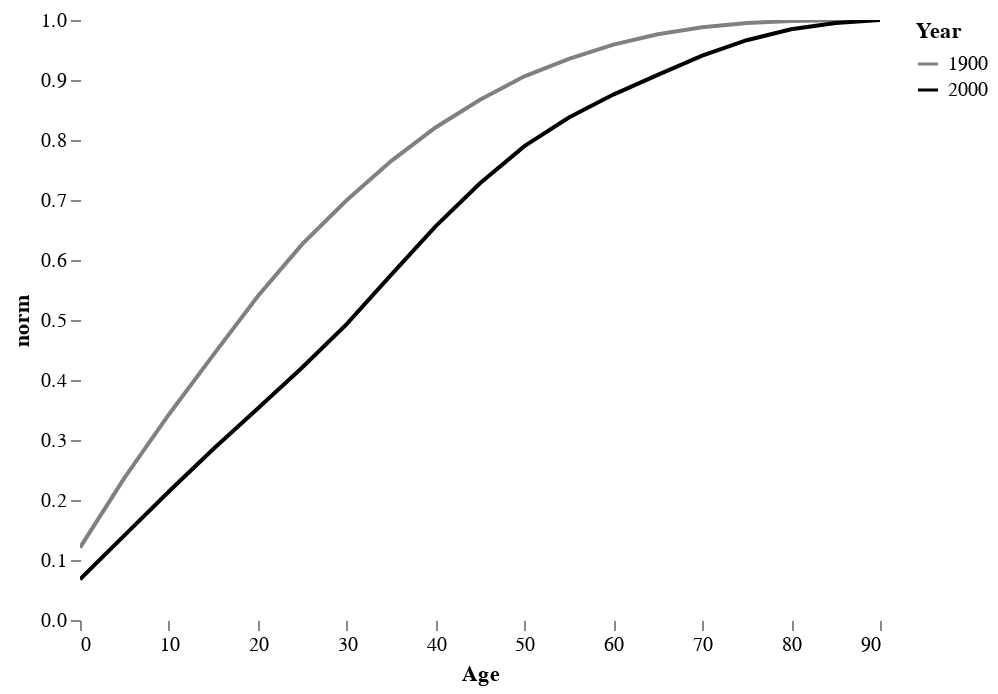

Notebook code cell kept with this figure:
### Code cell
alx.pan_zoom()+alt.Chart(df).mark_line().encode(
    x='Age',color=alt.Color('Year:N',scale=alt.Scale(domain=[1900,2000],range=["gray","black"])),y='norm:Q'
).configure_view(strokeWidth=0).configure_axis(grid=False, domain=False)

### Figure 1 — Vega-Lite specification as saved in the notebook (floating-point values rounded to 4 significant figures)
{"config": {"view": {"continuousWidth": 400, "continuousHeight": 300, "strokeWidth": 0}, "axis": {"domain": false, "grid": false}}, "data": {"name": "data-e63ecefc45d1a4a94b0e080ae7ca89be"}, "mark": {"type": "line", "cursor": "move"}, "encoding": {"color": {"field": "Year", "scale": {"domain": [1900, 2000], "range": ["gray", "black"]}, "type": "nominal"}, "x": {"field": "Age", "type": "quantitative"}, "y": {"field": "norm", "type": "quantitative"}}, "params": [{"name": "ALX_SELECTION_panzoom_FILTER", "select": {"type": "interval", "encodings": ["x", "y"]}, "bind": "scales"}, {"name": "ALX_SELECTION_panzoom_FILTER", "select": {"type": "interval", "encodings": ["x", "y"]}, "bind": "scales"}], "view": {"cursor": "move", "stroke": null}, "$schema": "https://vega.github.io/schema/vega-lite/v5.2.0.json", "datasets": {"data-e63ecefc45d1a4a94b0e080ae7ca89be": [{"Age": 0, "Year": 1900, "Sex": 3, "People": 9208740, "no_csum": 9208740, "norm": 0.1208}, {"Age": 0, "Year": 2000, "Sex": 3, "People": 19046094, "no_csum": 19046094, "norm": 0.06768}, {"Age": 5, "Year": 1900, "Sex": 3, "People": 8856266, "no_csum": 18065006, "norm": 0.2369}, {"Age": 5, "Year": 2000, "Sex": 3, "People": 20621710, "no_csum": 39667804, "norm": 0.141}, {"Age": 10, "Year": 1900, "Sex": 3, "People": 8059418, "no_csum": 26124424, "norm": 0.3426}, {"Age": 10, "Year": 2000, "Sex": 3, "People": 20585757, "no_csum": 60253561, "norm": 0.2141}, {"Age": 15, "Year": 1900, "Sex": 3, "People": 7576589, "no_csum": 33701013, "norm": 0.4419}, {"Age": 15, "Year": 2000, "Sex": 3, "People": 19930088, "no_csum": 80183649, "norm": 0.2849}, {"Age": 20, "Year": 1900, "Sex": 3, "People": 7445099, "no_csum": 41146112, "norm": 0.5395}, {"Age": 20, "Year": 2000, "Sex": 3, "People": 19055559, "no_csum": 99239208, "norm": 0.3526}, {"Age": 25, "Year": 1900, "Sex": 3, "People": 6625336, "no_csum": 47771448, "norm": 0.6264}, {"Age": 25, "Year": 2000, "Sex": 3, "People": 19178000, "no_csum": 118417208, "norm": 0.4208}, {"Age": 30, "Year": 1900, "Sex": 3, "People": 5584138, "no_csum": 53355586, "norm": 0.6996}, {"Age": 30, "Year": 2000, "Sex": 3, "People": 20325175, "no_csum": 138742383, "norm": 0.493}, {"Age": 35, "Year": 1900, "Sex": 3, "People": 4981620, "no_csum": 58337206, "norm": 0.7649}, {"Age": 35, "Year": 2000, "Sex": 3, "People": 23110829, "no_csum": 161853212, "norm": 0.5751}, {"Age": 40, "Year": 1900, "Sex": 3, "People": 4266057, "no_csum": 62603263, "norm": 0.8209}, {"Age": 40, "Year": 2000, "Sex": 3, "People": 22808830, "no_csum": 184662042, "norm": 0.6562}, {"Age": 45, "Year": 1900, "Sex": 3, "People": 3516438, "no_csum": 66119701, "norm": 0.867}, {"Age": 45, "Year": 2000, "Sex": 3, "People": 20186259, "no_csum": 204848301, "norm": 0.7279}, {"Age": 50, "Year": 1900, "Sex": 3, "People": 2983019, "no_csum": 69102720, "norm": 0.9061}, {"Age": 50, "Year": 2000, "Sex": 3, "People": 17419067, "no_csum": 222267368, "norm": 0.7898}, {"Age": 55, "Year": 1900, "Sex": 3, "People": 2226540, "no_csum": 71329260, "norm": 0.9353}, {"Age": 55, "Year": 2000, "Sex": 3, "People": 13380350, "no_csum": 235647718, "norm": 0.8374}, {"Age": 60, "Year": 1900, "Sex": 3, "People": 1804079, "no_csum": 73133339, "norm": 0.959}, {"Age": 60, "Year": 2000, "Sex": 3, "People": 10792360, "no_csum": 246440078, "norm": 0.8757}, {"Age": 65, "Year": 1900, "Sex": 3, "People": 1312875, "no_csum": 74446214, "norm": 0.9762}, {"Age": 65, "Year": 2000, "Sex": 3, "People": 9258407, "no_csum": 255698485, "norm": 0.9086}, {"Age": 70, "Year": 1900, "Sex": 3, "People": 894754, "no_csum": 75340968, "norm": 0.9879}, {"Age": 70, "Year": 2000, "Sex": 3, "People": 8977000, "no_csum": 264675485, "norm": 0.9405}, {"Age": 75, "Year": 1900, "Sex": 3, "People": 534090, "no_csum": 75875058, "norm": 0.9949}, {"Age": 75, "Year": 2000, "Sex": 3, "People": 7268299, "no_csum": 271943784, "norm": 0.9663}, {"Age": 80, "Year": 1900, "Sex": 3, "People": 259884, "no_csum": 76134942, "norm": 0.9983}, {"Age": 80, "Year": 2000, "Sex": 3, "People": 5124536, "no_csum": 277068320, "norm": 0.9845}, {"Age": 85, "Year": 1900, "Sex": 3, "People": 92622, "no_csum": 76227564, "norm": 0.9995}, {"Age": 85, "Year": 2000, "Sex": 3, "People": 2951513, "no_csum": 280019833, "norm": 0.995}, {"Age": 90, "Year": 1900, "Sex": 3, "People": 35257, "no_csum": 76262821, "norm": 1.0}, {"Age": 90, "Year": 2000, "Sex": 3, "People": 1400884, "no_csum": 281420717, "norm": 1.0}]}}
